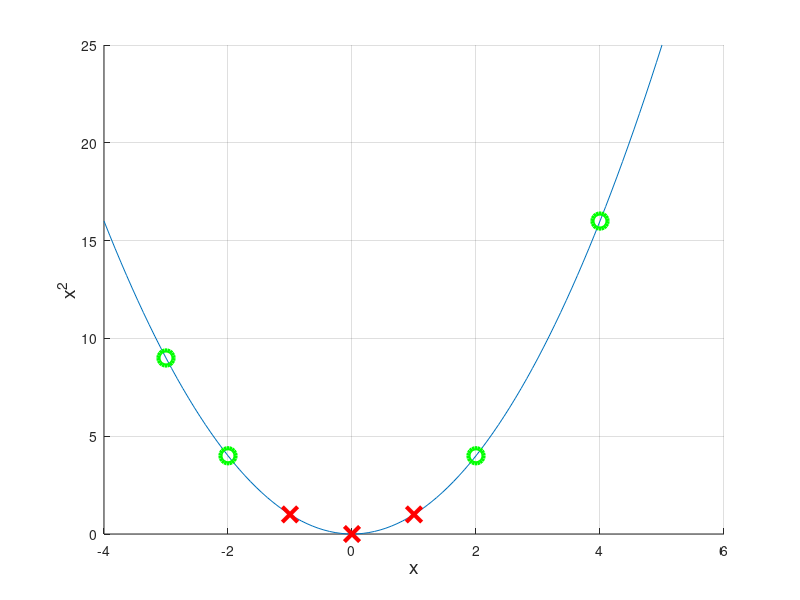

This figure's MATLAB source: (Note: this script raises an error after producing the figure.)
%% Task t4 
xnew = [-3, -2, -1, 0, 1, 2, 4]';
ynew = [1,1,-1,-1,-1,1,1]';
clf
figure(2) 
hold on 
grid on 
xgrid = linspace(-4,5); 
ygrid = xgrid.^2; 
plot(xgrid,ygrid) 
xlabel("x", "FontSize", 14)
ylabel("x^2", "FontSize", 14)
%posy = y(y>0); 
posx = xnew(ynew>0); 
%negy = y(y < 0); 
negx = xnew(ynew <0);
plot(posx, posx.^2, 'o', 'color', 'g',  "MarkerSize", 11, "linewidth", 3)
plot(negx, negx.^2, 'x', 'color', 'r',  "MarkerSize", 11, "linewidth", 3) 
yline(2.5) 
upr =ones(100,1)*4;
lwr = ones(100,1)*1;
xgrid2 = [xgrid, fliplr(xgrid)];
inBetween = [upr', fliplr(lwr)'];
fill(xgrid2, inBetween, 'k', "facealpha", .2);
legend("Possible points in feature space","Positive class", "Negative class", "g(x) = 0 ", "Margin", "Fontsize", 10)

